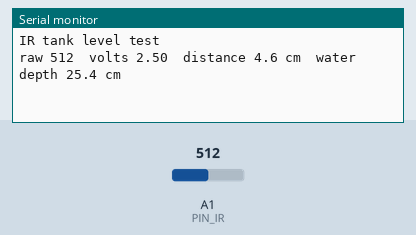
This sketch was run on a simulated Arduino Uno, built with avr-gcc and run on an emulated ATmega328P. Shown: the last lines printed to the serial monitor. Inputs (shaded band) come from the test bench; at power-on: A1 (PIN_IR) = 512.

Above: at 1.2 s.
1.3 s: A1 (PIN_IR) set to 567
At 1.3 s:
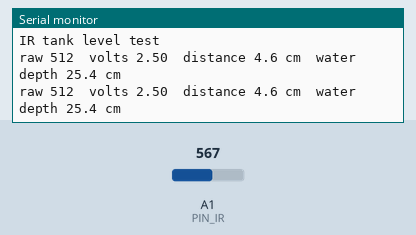
2.8 s: A1 (PIN_IR) set to 597
At 4.2 s:
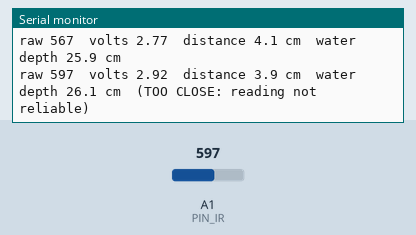

Measured:
- the behaviour switches between 581 and 582 on A1 (PIN_IR) (found by bisection; images 1 and 2)
- after the input at 2.8 s, the serial monitor: prints a new line after 0.62 s (image 2)

The sketch:

t05_ir_tank.ino
```cpp
// TEST 5: IR distance sensor for tank level (Sharp GP2Y0A41SK0F, 4 to 30 cm)
// Wiring: red VCC 5V, black GND, yellow Vout -> A1. Mount on the tank lid facing straight down.
// Serial Monitor 9600 baud. Prints every second: raw value, voltage, distance and water depth.
// Expect: hold your hand 10 cm away -> about 10 cm. Distance falls as the water rises.
// The sensor cannot read closer than about 4 cm: keep it at least 5 cm above the highest water.
//
// Calibration (do this once with your real tank):
//   1. Set SENSOR_TO_FLOOR_CM to the distance from the sensor to the empty tank floor.
//   2. Fill in steps (for example every 2 litres) and write down "distance" at each step.
//   3. Compare with a ruler. If the error is more than 1 cm, re fit IR_A and IR_B from your table
//      (the software lead can do this from your numbers).

const uint8_t PIN_IR = A1;
const float IR_A = 12.08, IR_B = -1.058;     // d[cm] = IR_A * V^IR_B
const float SENSOR_TO_FLOOR_CM = 30.0;

void setup() {
  Serial.begin(9600);
  Serial.println(F("IR tank level test"));
}

void loop() {
  long sum = 0;
  for (uint8_t i = 0; i < 25; ++i) { sum += analogRead(PIN_IR); delay(4); }
  float raw = sum / 25.0;
  float v = raw * 5.0 / 1023.0;
  Serial.print(F("raw ")); Serial.print(raw, 0);
  Serial.print(F("  volts ")); Serial.print(v, 2);
  if (v < 0.25) {
    Serial.println(F("  -> OUT OF RANGE (too far, or sensor unplugged)"));
  } else {
    float cm = IR_A * pow(v, IR_B);
    Serial.print(F("  distance ")); Serial.print(cm, 1); Serial.print(F(" cm"));
    Serial.print(F("  water depth ")); Serial.print(max(0.0, SENSOR_TO_FLOOR_CM - cm), 1);
    Serial.print(F(" cm"));
    if (cm < 4) Serial.print(F("  (TOO CLOSE: reading not reliable)"));
    Serial.println();
  }
  delay(1000);
}
```
